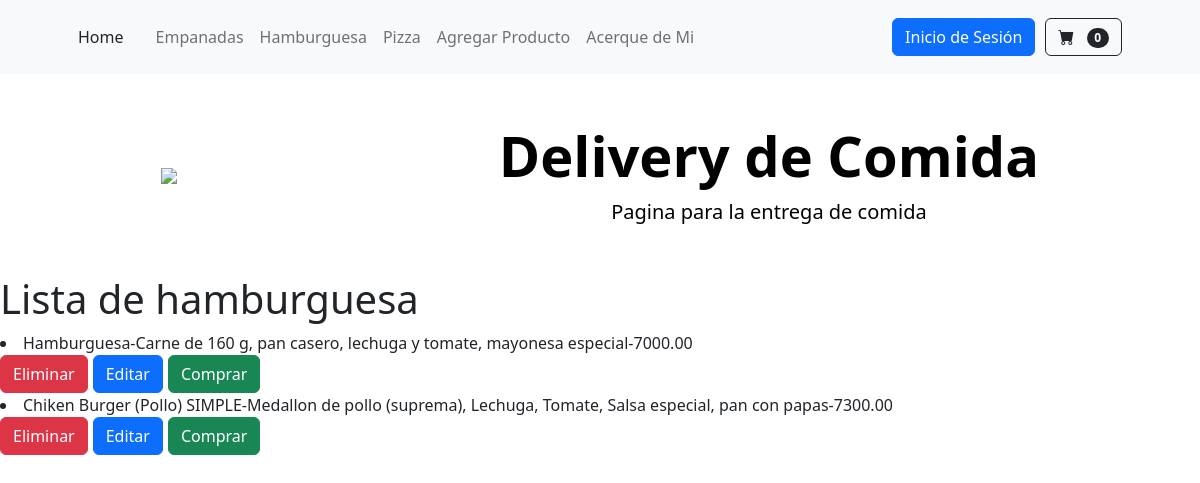
/app_coder/lista_hamburguesa/, run on the app's committed database.
### app_coder/models.py (models this page shows)
class Hamburguesa(models.Model):
    nombre = models.CharField(max_length=100)
    ingredientes = models.TextField()
    precio=models.DecimalField(max_digits=10, decimal_places=2)
    def __str__(self):
        return f'{self.nombre}-{self.ingredientes}-{self.precio}'

### app_coder/views.py (the view)
# urls.py: path('lista_hamburguesa/',lista_hamburguesas, name='ListaHamburguesa'),
def lista_hamburguesas(req):
    hamburguesas = Hamburguesa.objects.all()
    return render(req, "lista_hamburguesa.html", {"hamburguesas": hamburguesas})

### app_coder/templates/lista_hamburguesa.html
{% extends 'padre.html' %}
{% block contenidoQueCambia %}
    <h1>Lista de hamburguesa</h1>
    {% for hamburguesa in hamburguesas %}
    <li>
        {{hamburguesa}}
    </li>
    <div style="display: flex;column-gap: 5px;">
        <form action="{% url 'EliminarHamburguesa' hamburguesa.id %}" method="post">{% csrf_token %}
            <button class="btn btn-danger" type="submit"">Eliminar</button>
        </form>
        <buttton>
            <a  type="submit" class="btn btn-primary" href="{% url 'ModificaHamburguesa' hamburguesa.id %}">Editar</a>
        </buttton>
        <buttton>
            <a  type="submit" class="btn btn-success" href="{}"">Comprar</a>
        </buttton>
    </div>
    {% endfor %}
{% endblock contenidoQueCambia %}

### data on the page
Hamburguesa: nombre+ingredientes+precio "Hamburguesa-Carne de 160 g, pan casero, lechuga y tomate, mayonesa especial-7000.00"
Hamburguesa: nombre+ingredientes+precio "Chiken Burger (Pollo) SIMPLE-Medallon de pollo (suprema), Lechuga, Tomate, Salsa especial, pan con papas-7300.00"
